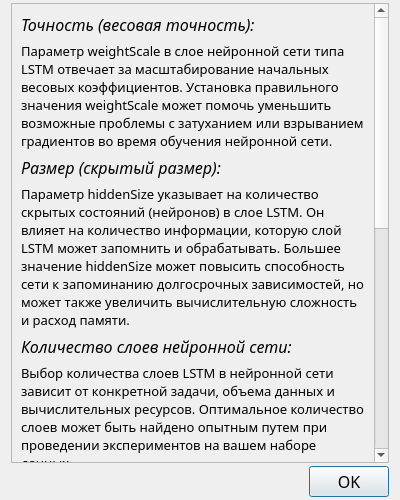
<?xml version="1.0" encoding="UTF-8"?>
<ui version="4.0">
 <class>AboutLayersDialog</class>
 <widget class="QDialog" name="AboutLayersDialog">
  <property name="geometry">
   <rect>
    <x>0</x>
    <y>0</y>
    <width>400</width>
    <height>500</height>
   </rect>
  </property>
  <property name="font">
   <font>
    <family>Segoe UI Light</family>
    <pointsize>12</pointsize>
   </font>
  </property>
  <property name="windowTitle">
   <string>О слоях нейронной сети</string>
  </property>
  <layout class="QVBoxLayout" name="verticalLayout_2">
   <property name="spacing">
    <number>3</number>
   </property>
   <property name="topMargin">
    <number>3</number>
   </property>
   <property name="bottomMargin">
    <number>3</number>
   </property>
   <item>
    <widget class="QScrollArea" name="scrollArea">
     <property name="widgetResizable">
      <bool>true</bool>
     </property>
     <widget class="QWidget" name="scrollAreaWidgetContents_2">
      <property name="geometry">
       <rect>
        <x>0</x>
        <y>-370</y>
        <width>363</width>
        <height>835</height>
       </rect>
      </property>
      <layout class="QVBoxLayout" name="verticalLayout">
       <item>
        <widget class="QLabel" name="scaleHeaderLabel">
         <property name="font">
          <font>
           <family>Segoe UI Light</family>
           <pointsize>12</pointsize>
           <italic>true</italic>
          </font>
         </property>
         <property name="text">
          <string>Точность (весовая точность):</string>
         </property>
        </widget>
       </item>
       <item>
        <widget class="QLabel" name="scaleInfoLabel">
         <property name="font">
          <font>
           <family>Segoe UI Light</family>
           <pointsize>10</pointsize>
          </font>
         </property>
         <property name="text">
          <string>Параметр weightScale в слое нейронной сети типа LSTM отвечает за масштабирование начальных весовых коэффициентов. Установка правильного значения weightScale может помочь уменьшить возможные проблемы с затуханием или взрыванием градиентов во время обучения нейронной сети.</string>
         </property>
         <property name="wordWrap">
          <bool>true</bool>
         </property>
        </widget>
       </item>
       <item>
        <widget class="QLabel" name="hiddenSizeHeaderLabel">
         <property name="font">
          <font>
           <family>Segoe UI Light</family>
           <pointsize>12</pointsize>
           <italic>true</italic>
          </font>
         </property>
         <property name="text">
          <string>Размер (скрытый размер):</string>
         </property>
        </widget>
       </item>
       <item>
        <widget class="QLabel" name="hiddenSizeInfoLabel">
         <property name="font">
          <font>
           <family>Segoe UI Light</family>
           <pointsize>10</pointsize>
          </font>
         </property>
         <property name="text">
          <string>Параметр hiddenSize указывает на количество скрытых состояний (нейронов) в слое LSTM. Он влияет на количество информации, которую слой LSTM может запомнить и обрабатывать. Большее значение hiddenSize может повысить способность сети к запоминанию долгосрочных зависимостей, но может также увеличить вычислительную сложность и расход памяти.</string>
         </property>
         <property name="wordWrap">
          <bool>true</bool>
         </property>
        </widget>
       </item>
       <item>
        <widget class="QLabel" name="layerCountHeaderLabel">
         <property name="font">
          <font>
           <family>Segoe UI Light</family>
           <pointsize>12</pointsize>
           <italic>true</italic>
          </font>
         </property>
         <property name="text">
          <string>Количество слоев нейронной сети:</string>
         </property>
        </widget>
       </item>
       <item>
        <widget class="QLabel" name="layersCountInfoLabel">
         <property name="font">
          <font>
           <family>Segoe UI Light</family>
           <pointsize>10</pointsize>
          </font>
         </property>
         <property name="text">
          <string>Выбор количества слоев LSTM в нейронной сети зависит от конкретной задачи, объема данных и вычислительных ресурсов. Оптимальное количество слоев может быть найдено опытным путем при проведении экспериментов на вашем наборе данных.</string>
         </property>
         <property name="wordWrap">
          <bool>true</bool>
         </property>
        </widget>
       </item>
       <item>
        <widget class="QLabel" name="recommendLayerCountHeaderLabel">
         <property name="font">
          <font>
           <family>Segoe UI Light</family>
           <pointsize>12</pointsize>
           <italic>true</italic>
          </font>
         </property>
         <property name="text">
          <string>Рекомендации по выбору количества слоев:</string>
         </property>
        </widget>
       </item>
       <item>
        <widget class="QLabel" name="recommendLayersCountInfo1Label">
         <property name="font">
          <font>
           <family>Segoe UI Light</family>
           <pointsize>10</pointsize>
          </font>
         </property>
         <property name="text">
          <string>Один слой LSTM может быть достаточным для простых задач, но для более сложных задач, таких как обучение на больших объемах данных или работа с высокоуровневыми временными зависимостями, может потребоваться больше слоев LSTM.</string>
         </property>
         <property name="wordWrap">
          <bool>true</bool>
         </property>
        </widget>
       </item>
       <item>
        <widget class="QLabel" name="recommendLayersCountInfo2Label">
         <property name="font">
          <font>
           <family>Segoe UI Light</family>
           <pointsize>10</pointsize>
          </font>
         </property>
         <property name="text">
          <string>Добавление дополнительных слоев LSTM может помочь улучшить обобщающую способность модели, но при этом может привести к проблемам с переобучением. Поэтому рекомендуется начать с одного слоя и постепенно добавлять слои, проверяя их влияние на результаты обучения.</string>
         </property>
         <property name="wordWrap">
          <bool>true</bool>
         </property>
        </widget>
       </item>
       <item>
        <widget class="QLabel" name="recommendLayersCountInfo3Label">
         <property name="font">
          <font>
           <family>Segoe UI Light</family>
           <pointsize>10</pointsize>
          </font>
         </property>
         <property name="text">
          <string>Не стоит добавлять слишком много слоев LSTM, так как это может привести к увеличению времени обучения и сложности модели.</string>
         </property>
         <property name="wordWrap">
          <bool>true</bool>
         </property>
        </widget>
       </item>
       <item>
        <widget class="QLabel" name="conclusionHeaderLabel">
         <property name="font">
          <font>
           <family>Segoe UI Light</family>
           <pointsize>12</pointsize>
           <italic>true</italic>
           <bold>false</bold>
          </font>
         </property>
         <property name="text">
          <string>Заключение:</string>
         </property>
        </widget>
       </item>
       <item>
        <widget class="QLabel" name="conclusionInfoLabel">
         <property name="font">
          <font>
           <family>Segoe UI Light</family>
           <pointsize>10</pointsize>
          </font>
         </property>
         <property name="text">
          <string>Правильный выбор параметров LSTM зависит от конкретной задачи, объема данных и вычислительных ресурсов. Необходимо провести эксперименты с различными значениями параметров, чтобы найти оптимальную конфигурацию модели для конкретной задачи.</string>
         </property>
         <property name="wordWrap">
          <bool>true</bool>
         </property>
        </widget>
       </item>
      </layout>
     </widget>
    </widget>
   </item>
   <item>
    <widget class="QDialogButtonBox" name="buttonBox">
     <property name="font">
      <font>
       <family>Bahnschrift SemiCondensed</family>
       <pointsize>12</pointsize>
      </font>
     </property>
     <property name="orientation">
      <enum>Qt::Horizontal</enum>
     </property>
     <property name="standardButtons">
      <set>QDialogButtonBox::Ok</set>
     </property>
    </widget>
   </item>
  </layout>
 </widget>
 <resources/>
 <connections>
  <connection>
   <sender>buttonBox</sender>
   <signal>rejected()</signal>
   <receiver>AboutLayersDialog</receiver>
   <slot>reject()</slot>
   <hints>
    <hint type="sourcelabel">
     <x>316</x>
     <y>260</y>
    </hint>
    <hint type="destinationlabel">
     <x>286</x>
     <y>274</y>
    </hint>
   </hints>
  </connection>
  <connection>
   <sender>buttonBox</sender>
   <signal>accepted()</signal>
   <receiver>AboutLayersDialog</receiver>
   <slot>accept()</slot>
   <hints>
    <hint type="sourcelabel">
     <x>248</x>
     <y>254</y>
    </hint>
    <hint type="destinationlabel">
     <x>157</x>
     <y>274</y>
    </hint>
   </hints>
  </connection>
 </connections>
</ui>
